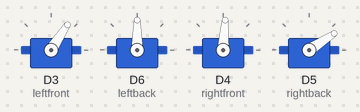
This sketch was run on a simulated ESP8266 (NodeMCU). Parts: 4 × servo. What the sketch prints to the serial monitor is not drawn.

Above: at 0.05 s.
At 0.15 s:
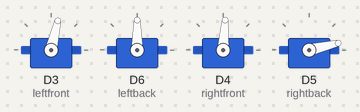
At 0.7 s:
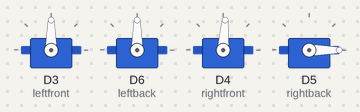
At 1.25 s:
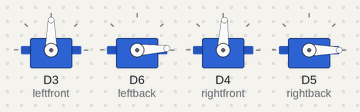
At 1.4 s:
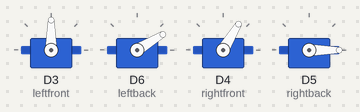
Timing chart, 0 to 3.3 s (numbered marks = the images above):
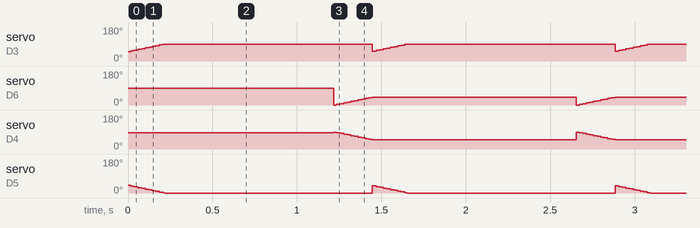

Measured:
- by itself, servo on D3 (leftfront): ramps from 52° to 90° and jumps back, once every 1.4 s
- by itself, servo on D5 (rightback): ramps from 38° to 0° and jumps back, once every 1.4 s
- by itself, servo on D6 (leftback): repeats every 1.4 s: 3° 0.02 s, 7° 0.02 s, 11° 0.02 s, 15° 0.02 s, 19° 0.02 s, 23° 0.02 s, 27° 0.02 s, 31° 0.02 s, 35° 0.02 s, 39° 0.02 s, 40° 1.2 s, 0° 0.02 s
- by itself, servo on D4 (rightfront): repeats every 1.4 s: 87° 0.02 s, 83° 0.02 s, 79° 0.02 s, 75° 0.02 s, 71° 0.02 s, 67° 0.02 s, 63° 0.02 s, 59° 0.02 s, 55° 0.02 s, 51° 0.02 s, 50° 1.2 s, 90° 0.02 s

The sketch:

Thigh_test.ino
```cpp
#include <Servo.h>

Servo leftfront;
Servo leftback;
Servo rightfront;
Servo rightback;

int pos = 90;

void setup() {
  leftfront.attach(D3);
  leftback.attach(D6);
  rightfront.attach(D4);
  rightback.attach(D5);
  Serial.begin(115200);
  leftfront.write(90);
  leftback.write(90);
  rightfront.write(86);
  rightback.write(87);


}

void loop() {
  for (pos = 50; pos <= 90; pos += 1) {
    int pos2 = 90 - pos;
    leftfront.write(pos);
    Serial.println("leftfront Position is :");
    Serial.print(pos);
    rightback.write(pos2);
    Serial.println("rightback Position is :");
    Serial.print(pos2);
    delay(5);
  }

  delay(1000);
  for (pos = 90; pos >= 50; pos -= 1)
  {
     int pos2 = 90 - pos;
     rightfront.write(pos);
     Serial.println("righttfront Position is :");
     Serial.print(pos);
     leftback.write(pos2);
     Serial.println("leftback Position is :");
     Serial.print(pos2);
     delay(5);
  }
}
```
